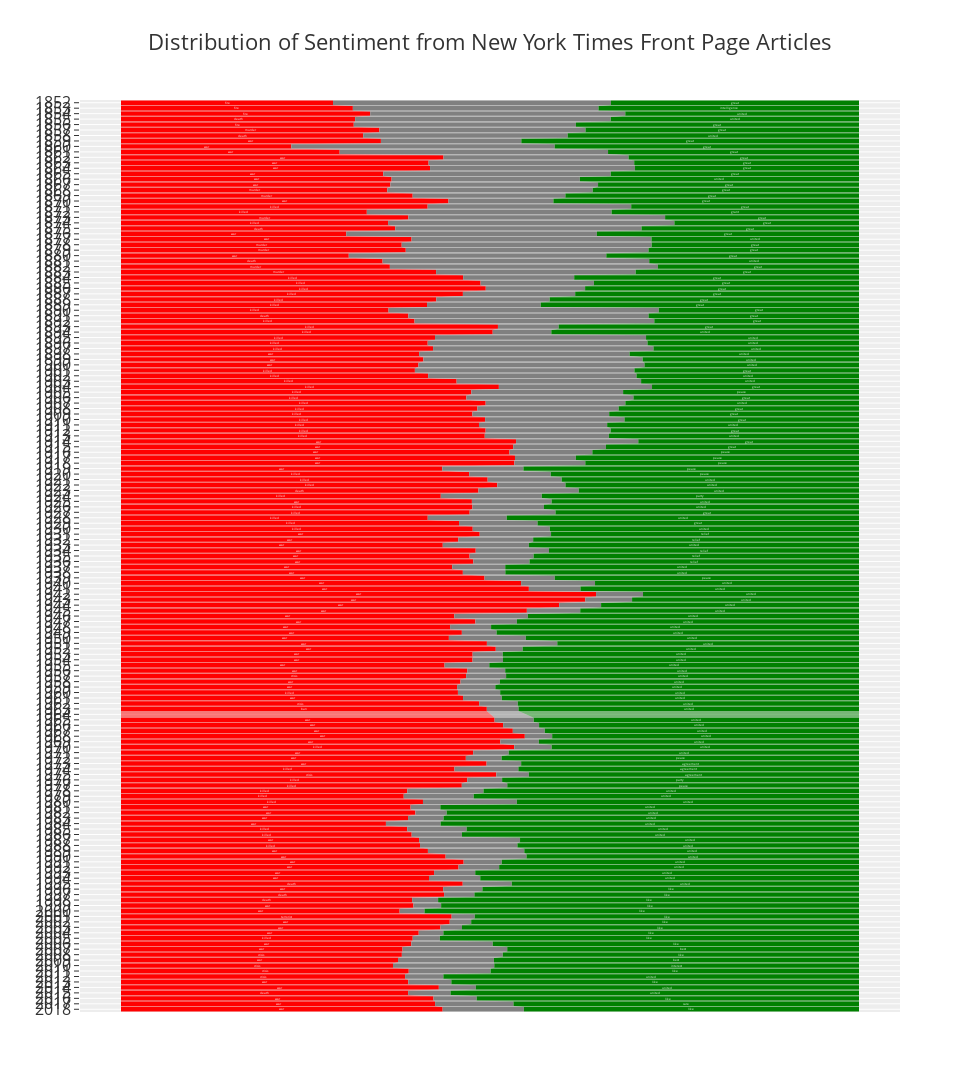

Notebook source saved alongside this figure:
### Markdown cell above
### Graphing Sentiment Percentage by Year
Now to the most exciting part, let's graph the percentage of each type of sentiment by the publication year. We'll also include the most significant negative and positive word for each year.

### Code cell
import plotly.graph_objects as go
import plotly
plotly.offline.init_notebook_mode(connected=True)

fig = go.Figure(go.Funnel(y=df.index.year, 
                       x=df.Negative.values, 
                       name='Negative', 
                       orientation='h',
                       textposition='inside',
                       textinfo='text',
                       marker_color='red',
                       text=common_neg))

fig.add_trace(go.Funnel(y=df.index.year, 
                     x=df.Neutral.values, 
                     name='Neutral',
                     textinfo='none',
                     marker_color='gray',
                     orientation='h'))

fig.add_trace(go.Funnel(y=df.index.year, 
                     x=df.Positive.values, 
                     name='Positive', 
                     orientation='h', 
                     textposition='inside',
                     textinfo='text',
                     marker_color='green',
                     text=common_pos))

fig.update_layout(barmode='stack', 
                  showlegend=False,
                  template='ggplot2',
                  title={
                      'text': 'Distribution of Sentiment from New York Times Front Page Articles',
                      'x': 0.5,
                      'xanchor': 'center'},
                  width=980, 
                  font=dict(
                        size=16,
                    ),
                  height=50*len(df),
                  yaxis=dict(tickmode='linear'))

fig.show()

### Figure 1 — Plotly figure (JSON) as saved in the notebook; plotly's stock layout.template omitted (floating-point values rounded to 4 significant figures; data arrays with more than 128 entries replaced by an {"elided": "..."} marker saying what was removed)
{"data": [{"marker": {"color": "red"}, "name": "Negative", "orientation": "h", "text": {"elided": "166 str values"}, "textinfo": "text", "textposition": "inside", "type": "funnel", "x": {"elided": "166 float values"}, "y": {"elided": "166 int values"}}, {"marker": {"color": "gray"}, "name": "Neutral", "orientation": "h", "textinfo": "none", "type": "funnel", "x": {"elided": "166 float values"}, "y": {"elided": "166 int values"}}, {"marker": {"color": "green"}, "name": "Positive", "orientation": "h", "text": {"elided": "166 str values"}, "textinfo": "text", "textposition": "inside", "type": "funnel", "x": {"elided": "166 float values"}, "y": {"elided": "166 int values"}}], "layout": {"barmode": "stack", "font": {"size": 16}, "height": 8300, "showlegend": false, "title": {"text": "Distribution of Sentiment from New York Times Front Page Articles", "x": 0.5, "xanchor": "center"}, "width": 980, "yaxis": {"tickmode": "linear"}}}
